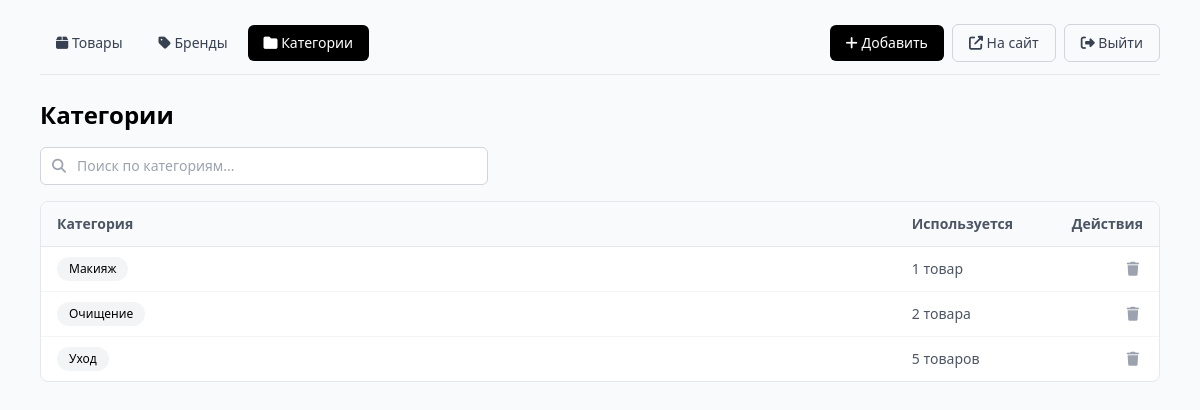
The app's page /admin/categories (signed in) with its own data.
### app/models.py (models this page shows)
class Category(Base):
    __tablename__ = "categories"
    id = Column(Integer, primary_key=True, index=True)
    name = Column(String(100), unique=True, nullable=False, index=True)

### app/main.py (the view)
@app.get("/admin/categories", response_class=HTMLResponse)
async def admin_categories(request: Request, db: Session = Depends(get_db), _: bool = Depends(require_admin)):
    categories = db.query(Category).order_by(Category.name).all()
    counts = {c.name: len(c.products) for c in categories}
    return admin_templates.TemplateResponse("categories.html", {
        "request": request,
        "categories": categories,
        "counts": counts,
    })

### app/templates/admin/categories.html (shortened to what this page needs)
{% extends "base.html" %}
{% block admin_action %}
<button type="button" onclick="openCreateDialog()"
        class="bg-black text-white px-4 py-2 rounded-md hover:opacity-90 text-sm">
    <i class="fas fa-plus"></i> Добавить
</button>
{% endblock %}
{% block admin_content %}
<h1 class="text-2xl font-semibold mb-4">Категории</h1>
<div class="relative mb-4 max-w-md">
    <i class="fas fa-search absolute left-3 top-1/2 -translate-y-1/2 text-gray-400 text-sm"></i>
    <input type="search" id="search-input" placeholder="Поиск по категориям..."
           autocomplete="off"
           oninput="filterRows()"
           class="w-full border border-gray-300 rounded-md pl-9 pr-3 py-2 text-sm focus:outline-none focus:ring-2 focus:ring-black">
</div>
{% if categories %}
<div class="bg-white border border-gray-200 rounded-lg overflow-hidden">
    <table class="w-full text-sm">
        <thead class="bg-gray-50 border-b border-gray-200 text-left text-gray-600">
            <tr>
                <th class="px-4 py-3">Категория</th>
                <th class="px-4 py-3 w-40">Используется</th>
                <th class="px-4 py-3 w-24 text-right">Действия</th>
            </tr>
        </thead>
        <tbody>
            {% for c in categories %}
            <tr class="border-b border-gray-100 last:border-0 hover:bg-gray-50 row-item"
                data-name="{{ c.name|lower }}">
                <td class="px-4 py-2">
                    <span class="inline-block px-3 py-1 bg-gray-100 rounded-full text-xs">{{ c.name }}</span>
                </td>
                <td class="px-4 py-2 text-gray-600">
                    {% set n = counts.get(c.name, 0) %}
                    {% if n %}
                        {{ n }} {{ "товар" if n == 1 else ("товара" if n < 5 else "товаров") }}
                    {% else %}
                        <span class="text-gray-400">не используется</span>
                    {% endif %}
                </td>
                <td class="px-4 py-2 text-right">
                    <form method="post" action="/admin/categories/{{ c.id }}/delete"
                          onsubmit="return confirm('Удалить категорию «{{ c.name }}»? Она будет убрана из всех товаров.');"
                          class="inline">
                        <button type="submit"
                                class="text-gray-400 hover:text-red-500 p-1" title="Удалить">
                            <i class="fas fa-trash"></i>
                        </button>
                    </form>
                </td>
            </tr>
            {% endfor %}
        </tbody>
    </table>
</div>
{% endif %}
{% endblock %}

### records on screen
Category: name "Макияж", n "1", value "товар"
Category: name "Очищение", n "2", value "товара"
Category: name "Уход", n "5", value "товаров"
